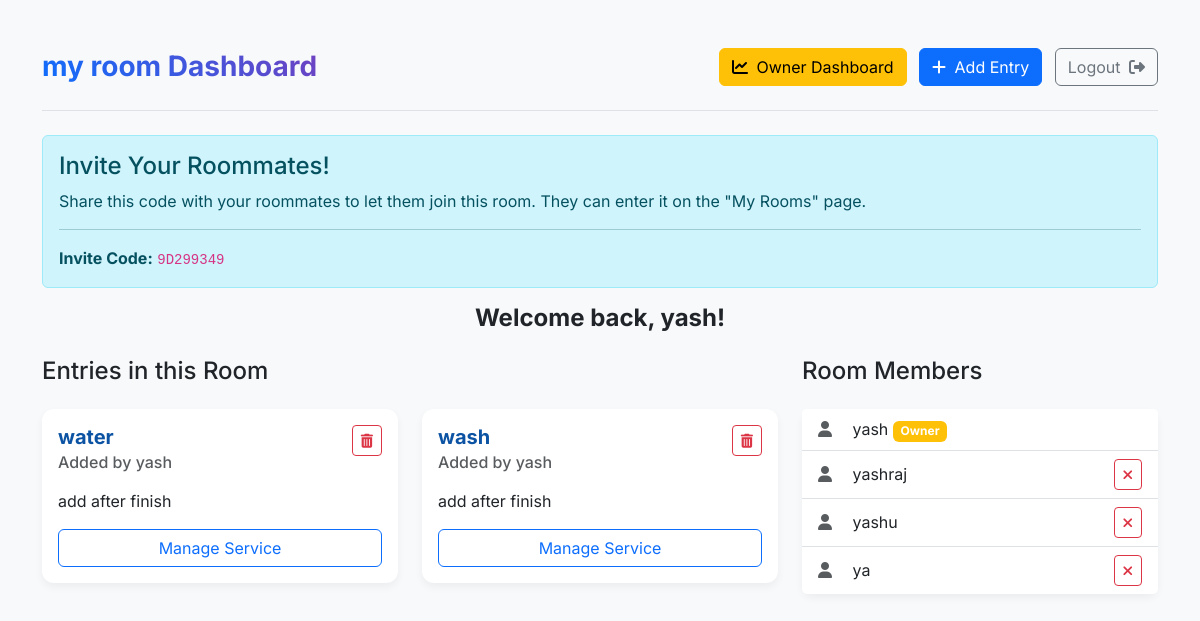
The page /rooms/3/dashboard/ (signed in) on the database its author committed.
### Room/models.py (models this page shows, shortened)
class Room(models.Model):
    name = models.CharField(max_length=100)
    description = models.TextField(blank=True)
    invite_code = models.CharField(max_length=8, default=generate_invite_code, unique=True)
    owner = models.ForeignKey(User, on_delete=models.CASCADE, related_name='owned_rooms')
    members = models.ManyToManyField(User, related_name='rooms', blank=True)

class Allservices(models.Model):
    room = models.ForeignKey('Room', on_delete=models.CASCADE, related_name='services')
    created_by = models.ForeignKey(User, on_delete=models.CASCADE)
    service_name = models.CharField(max_length=255)
    description = models.CharField(max_length=255)

### Room/views.py (the view, shortened to what this page needs)
# urls.py: path('rooms/<int:room_id>/dashboard/', views.room_dashboard_view, name='room_dashboard'),
@login_required
def room_dashboard_view(request, room_id):
    room = get_object_or_404(Room, pk=room_id)
    if request.user not in room.members.all():
        return redirect('services_dashboard')
    room_services = room.services.all().order_by('-id')
    context = {
        'room': room,
        'services': room_services,
        'is_owner': request.user == room.owner
    }
    return render(request, 'Room/room_dashboard.html', context)

### templates/Room/room_dashboard.html (shortened to what this page needs)
<!DOCTYPE html>
<html lang="en">
<head>
    <link href="https://cdn.jsdelivr.net/npm/bootstrap@5.3.3/dist/css/bootstrap.min.css" rel="stylesheet">
    <link rel="stylesheet" href="https://cdnjs.cloudflare.com/ajax/libs/font-awesome/6.5.1/css/all.min.css">
</head>
<body>
    <div class="container my-4 my-md-5">
        <header class="d-flex justify-content-between align-items-center pb-4 mb-4 border-bottom">
            <h1 class="h3 mb-0 gradient-text">{{ room.name }} Dashboard</h1>
            <div>
                {% if is_owner %}
                <a href="{% url 'room_owner_dashboard' room.id %}" class="btn btn-warning me-2"><i class="fas fa-chart-line me-1"></i> Owner Dashboard</a>
                {% endif %}
                <button class="btn btn-primary me-2" data-bs-toggle="modal" data-bs-target="#addServiceModal"><i class="fas fa-plus me-1"></i> Add Entry</button>
                <a href="{% url 'logout' %}" class="btn btn-outline-secondary">Logout <i class="fas fa-sign-out-alt ms-1"></i></a>
            </div>
        </header>
        {% if is_owner %}
        <div class="alert alert-info" role="alert">
            <h4 class="alert-heading">Invite Your Roommates!</h4>
            <p>Share this code with your roommates to let them join this room. They can enter it on the "My Rooms" page.</p>
            <hr>
            <p class="mb-0"><strong>Invite Code:</strong> <code>{{ room.invite_code }}</code></p>
        </div>
        {% endif %}
        <div class="text-center mb-4">
            <h4 class="fw-bold">Welcome back, {{ user.username }}!</h4>
        </div>
        <div class="row g-4">
            <div class="col-lg-8">
                <h4 class="mb-4">Entries in this Room</h4>
                <div class="row">
                    {% for service in services %}
                    <div class="col-md-6 mb-4">
                        <div class="card h-100">
                            <div class="card-body d-flex flex-column">
                                <div class="d-flex justify-content-between align-items-start">
                                    <div>
                                        <h5 class="card-title fw-bold card-title-custom">{{ service.service_name }}</h5>
                                        <h6 class="card-subtitle mb-2 text-muted">Added by {{ service.created_by.username }}</h6>
                                    </div>
                                    {% if is_owner %}
                                    <form method="POST" action="{% url 'delete_service' service.id %}" onsubmit="return confirm('Are you sure you want to delete this service?');">
                                        <button type="submit" class="btn btn-sm btn-outline-danger"><i class="fas fa-trash-alt"></i></button>
                                    </form>
                                    {% endif %}
                                </div>
                                <p class="card-text flex-grow-1 mt-2">{{ service.description }}</p>
                                <a href="{% url 'manage_service' service.id %}" class="btn btn-outline-primary mt-auto">Manage Service</a>
                            </div>
                        </div>
                    </div>
                    {% empty %}
                    <div class="col-12"><div class="text-center p-5 bg-light rounded"><p class="mb-0 text-muted">No services have been added to this room yet.</p></div></div>
                    {% endfor %}
                </div>
            </div>
            <div class="col-lg-4">
                <h4 class="mb-4">Room Members</h4>
                <div class="card">
                    <ul class="list-group list-group-flush">
                        {% for member in room.members.all %}
                        <li class="list-group-item d-flex justify-content-between align-items-center">
                            <div>
                                <i class="fas fa-user me-3 text-muted"></i>
                                {{ member.username }}
                                {% if member == room.owner %}<span class="badge bg-warning">Owner</span>{% endif %}
                            </div>
                            {% if is_owner and member != room.owner %}
                            <form method="POST" action="{% url 'remove_member' room.id member.id %}" onsubmit="return confirm('Are you sure you want to remove this member?');">
                                <button type="submit" class="btn btn-sm btn-outline-danger"><i class="fas fa-times"></i></button>
                            </form>
                            {% endif %}
                        </li>
                        {% endfor %}
                    </ul>
                </div>
            </div>
        </div>
    </div>
</body>
</html>

### templates/Room/room_dashboard.html (style rules this page uses)
body { font-family: 'Inter', sans-serif; background-color: #f8f9fa; }
.card { border: none; box-shadow: 0 4px 8px rgba(0, 0, 0, 0.05); border-radius: 0.75rem; }
.gradient-text { background-image: linear-gradient(45deg, #0d6efd, #6f42c1); background-clip: text; -webkit-background-clip: text; color: transparent; font-weight: 700; }
.card-title-custom { color: #0c54a3; }

### rows shown on the page
Room: invite_code "9D299349"
Allservices: service_name "water", created_by.username "yash", description "add after finish"
Allservices: service_name "wash", created_by.username "yash", description "add after finish"

### other values the page prints
{{ user.username }} "yash"
{{ member.username }} "yash"
{{ member.username }} "yashraj"
{{ member.username }} "yashu"
{{ member.username }} "ya"
